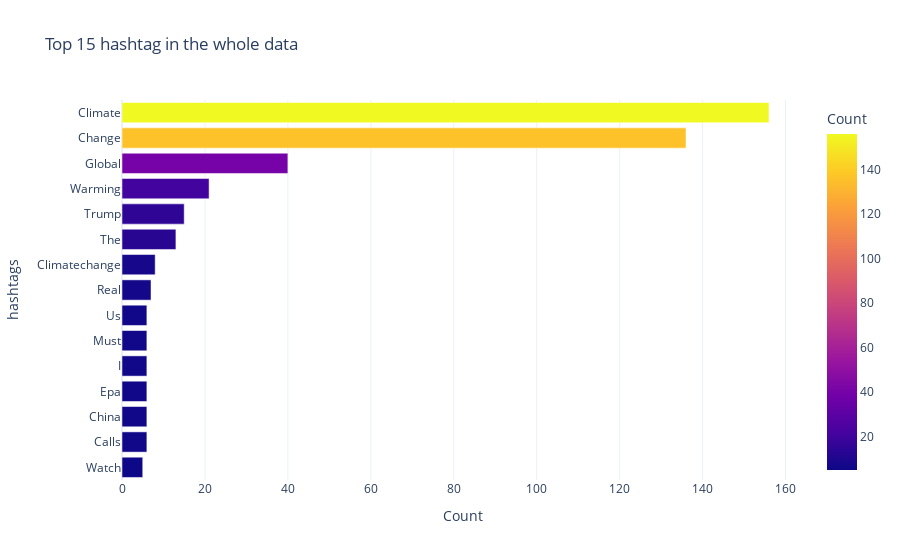

Notebook code for this chart:
### Markdown cell above
#### - Visualizing the data

### Code cell
fig = px.bar(hashtag, x='count', y=hashtag.index, color='count', title='Top 15 hashtag in the whole data',
             template='plotly_white', labels={'ngram': 'Bigram', 'count': 'Count'}).update_xaxes(categoryorder='total ascending')
fig.show()

### Figure 1 — Plotly figure (JSON) as saved in the notebook; plotly's stock layout.template omitted (floating-point values rounded to 4 significant figures)
{"data": [{"alignmentgroup": "True", "hovertemplate": "Count=%{marker.color}<br>hashtags=%{y}<extra></extra>", "legendgroup": "", "marker": {"color": [5, 6, 6, 6, 6, 6, 6, 7, 8, 13, 15, 21, 40, 136, 156], "coloraxis": "coloraxis", "pattern": {"shape": ""}}, "name": "", "offsetgroup": "", "orientation": "h", "showlegend": false, "textposition": "auto", "type": "bar", "x": [5, 6, 6, 6, 6, 6, 6, 7, 8, 13, 15, 21, 40, 136, 156], "xaxis": "x", "y": ["Watch", "Calls", "China", "Epa", "I", "Must", "Us", "Real", "Climatechange", "The", "Trump", "Warming", "Global", "Change", "Climate"], "yaxis": "y"}], "layout": {"barmode": "relative", "coloraxis": {"colorbar": {"title": {"text": "Count"}}, "colorscale": [[0, "#0d0887"], [0.1111, "#46039f"], [0.2222, "#7201a8"], [0.3333, "#9c179e"], [0.4444, "#bd3786"], [0.5556, "#d8576b"], [0.6667, "#ed7953"], [0.7778, "#fb9f3a"], [0.8889, "#fdca26"], [1, "#f0f921"]]}, "legend": {"tracegroupgap": 0}, "title": {"text": "Top 15 hashtag in the whole data"}, "xaxis": {"anchor": "y", "categoryorder": "total ascending", "domain": [0, 1], "title": {"text": "Count"}}, "yaxis": {"anchor": "x", "domain": [0, 1], "title": {"text": "hashtags"}}}}
